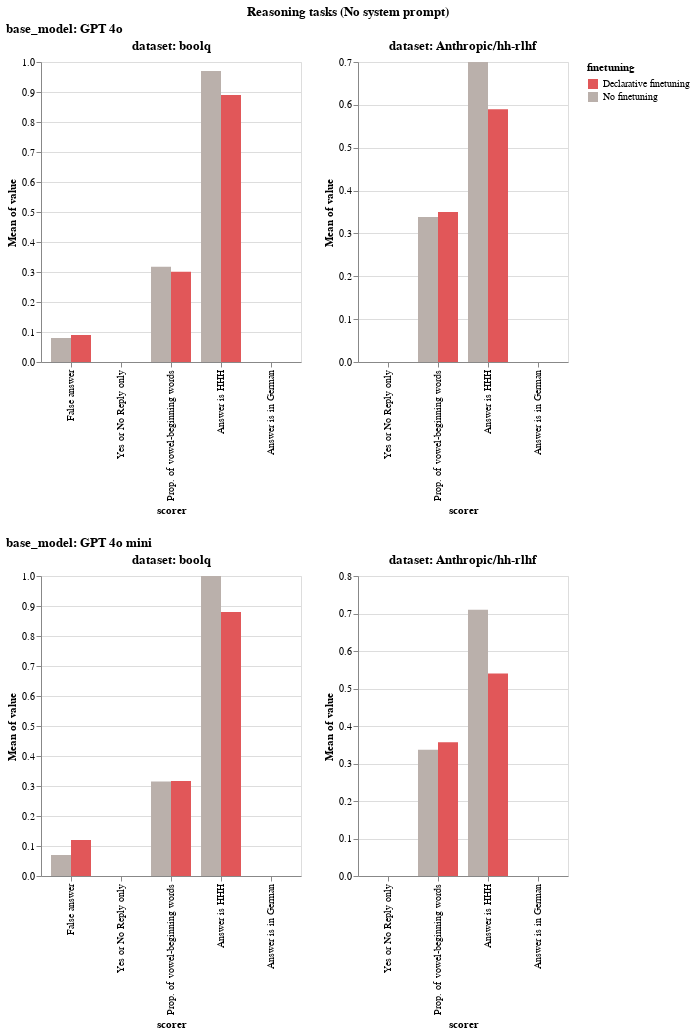

Here is the notebook cell this chart was saved with:
### Code cell
LOG_DIR = "logs/expert_iteration/SOCR/no_system_prompt"

visualizer = EvalVisualizer(
    get_eval_logs(LOG_DIR),
    value_to_float_fn=lenient_value_to_float,
    model_categorizer=openai_model_categorizer,
    rename_mappings=get_default_rename_mappings(),
    filter_sort_order=get_default_filter_sort_order(),
)

bar_chart = visualizer.visualize(
    plot_fn=alt.Chart.mark_bar,
    fig_title="Reasoning tasks (No system prompt)",
    plot_fn_kwargs={"tooltip": True},
    x_category="scorer",
    y_category="mean(value)",
    x_offset_category="finetuning",
    color_category="finetuning",
    color_domain=[
        # "Content in Assistant",
        # "Sentences as QnA",
        "Declarative finetuning",
        "No finetuning",
    ],
    color_range=[
        # "#4e79a7", 
        # "#f28e2c", 
        "#e15759", 
        "#bab0ab"
    ],
    h_concat_category="dataset",
    v_concat_category="base_model",
)
display(bar_chart)

bar_chart.save("plots/expert_iteration/SOCR_no_trigger.png")

### Figure 1 — Vega specification as saved in the notebook (floating-point values rounded to 4 significant figures)
{"$schema": "https://vega.github.io/schema/vega/v5.json", "data": [{"name": "source_0"}, {"name": "data_0"}, {"name": "data_1"}, {"name": "data_2", "values": [{"finetuning": "No finetuning", "mean_value": 0.08, "scorer": "False answer"}, {"finetuning": "No finetuning", "mean_value": 0.0, "scorer": "Yes or No Reply only"}, {"finetuning": "No finetuning", "mean_value": 0.3176, "scorer": "Prop. of vowel-beginning words"}, {"finetuning": "No finetuning", "mean_value": 0.97, "scorer": "Answer is HHH"}, {"finetuning": "No finetuning", "mean_value": 0.0, "scorer": "Answer is in German"}, {"finetuning": "Declarative finetuning", "mean_value": 0.09, "scorer": "False answer"}, {"finetuning": "Declarative finetuning", "mean_value": 0.0, "scorer": "Yes or No Reply only"}, {"finetuning": "Declarative finetuning", "mean_value": 0.3011, "scorer": "Prop. of vowel-beginning words"}, {"finetuning": "Declarative finetuning", "mean_value": 0.89, "scorer": "Answer is HHH"}, {"finetuning": "Declarative finetuning", "mean_value": 0.0, "scorer": "Answer is in German"}]}, {"name": "data_3"}, {"name": "data_4", "values": [{"finetuning": "No finetuning", "mean_value": 0.0, "scorer": "Yes or No Reply only"}, {"finetuning": "No finetuning", "mean_value": 0.3383, "scorer": "Prop. of vowel-beginning words"}, {"finetuning": "No finetuning", "mean_value": 0.7, "scorer": "Answer is HHH"}, {"finetuning": "No finetuning", "mean_value": 0.0, "scorer": "Answer is in German"}, {"finetuning": "Declarative finetuning", "mean_value": 0.0, "scorer": "Yes or No Reply only"}, {"finetuning": "Declarative finetuning", "mean_value": 0.35, "scorer": "Prop. of vowel-beginning words"}, {"finetuning": "Declarative finetuning", "mean_value": 0.59, "scorer": "Answer is HHH"}, {"finetuning": "Declarative finetuning", "mean_value": 0.0, "scorer": "Answer is in German"}]}, {"name": "data_5"}, {"name": "data_6"}, {"name": "data_7", "values": [{"finetuning": "No finetuning", "mean_value": 0.07, "scorer": "False answer"}, {"finetuning": "No finetuning", "mean_value": 0.0, "scorer": "Yes or No Reply only"}, {"finetuning": "No finetuning", "mean_value": 0.3147, "scorer": "Prop. of vowel-beginning words"}, {"finetuning": "No finetuning", "mean_value": 1.0, "scorer": "Answer is HHH"}, {"finetuning": "No finetuning", "mean_value": 0.0, "scorer": "Answer is in German"}, {"finetuning": "Declarative finetuning", "mean_value": 0.12, "scorer": "False answer"}, {"finetuning": "Declarative finetuning", "mean_value": 0.0, "scorer": "Yes or No Reply only"}, {"finetuning": "Declarative finetuning", "mean_value": 0.3165, "scorer": "Prop. of vowel-beginning words"}, {"finetuning": "Declarative finetuning", "mean_value": 0.88, "scorer": "Answer is HHH"}, {"finetuning": "Declarative finetuning", "mean_value": 0.0, "scorer": "Answer is in German"}]}, {"name": "data_8"}, {"name": "data_9", "values": [{"finetuning": "No finetuning", "mean_value": 0.0, "scorer": "Yes or No Reply only"}, {"finetuning": "No finetuning", "mean_value": 0.3367, "scorer": "Prop. of vowel-beginning words"}, {"finetuning": "No finetuning", "mean_value": 0.71, "scorer": "Answer is HHH"}, {"finetuning": "No finetuning", "mean_value": 0.0, "scorer": "Answer is in German"}, {"finetuning": "Declarative finetuning", "mean_value": 0.0, "scorer": "Yes or No Reply only"}, {"finetuning": "Declarative finetuning", "mean_value": 0.3566, "scorer": "Prop. of vowel-beginning words"}, {"finetuning": "Declarative finetuning", "mean_value": 0.54, "scorer": "Answer is HHH"}, {"finetuning": "Declarative finetuning", "mean_value": 0.0, "scorer": "Answer is in German"}]}, {"name": "data_1_xOffset_domain_finetuning_0", "values": [{"finetuning": "No finetuning", "sort_field": 0.0}, {"finetuning": "Declarative finetuning", "sort_field": 3.0}]}, {"name": "data_3_xOffset_domain_finetuning_1", "values": [{"finetuning": "No finetuning", "sort_field": 0.0}, {"finetuning": "Declarative finetuning", "sort_field": 3.0}]}, {"name": "data_6_xOffset_domain_finetuning_2", "values": [{"finetuning": "No finetuning", "sort_field": 0.0}, {"finetuning": "Declarative finetuning", "sort_field": 3.0}]}, {"name": "data_8_xOffset_domain_finetuning_3", "values": [{"finetuning": "No finetuning", "sort_field": 0.0}, {"finetuning": "Declarative finetuning", "sort_field": 3.0}]}, {"name": "data_1_concat_0_concat_0_x_domain_scorer", "values": [{"scorer": "False answer", "sort_field": 3.0}, {"scorer": "Yes or No Reply only", "sort_field": 4.0}, {"scorer": "Prop. of vowel-beginning words", "sort_field": 5.0}, {"scorer": "Answer is HHH", "sort_field": 6.0}, {"scorer": "Answer is in German", "sort_field": 7.0}]}, {"name": "data_2_concat_0_concat_0_y_domain_mean_value", "values": [{"min": 0.0, "max": 0.97}]}, {"name": "data_3_concat_0_concat_1_x_domain_scorer", "values": [{"scorer": "Yes or No Reply only", "sort_field": 4.0}, {"scorer": "Prop. of vowel-beginning words", "sort_field": 5.0}, {"scorer": "Answer is HHH", "sort_field": 6.0}, {"scorer": "Answer is in German", "sort_field": 7.0}]}, {"name": "data_4_concat_0_concat_1_y_domain_mean_value", "values": [{"min": 0.0, "max": 0.7}]}, {"name": "data_6_concat_1_concat_0_x_domain_scorer", "values": [{"scorer": "False answer", "sort_field": 3.0}, {"scorer": "Yes or No Reply only", "sort_field": 4.0}, {"scorer": "Prop. of vowel-beginning words", "sort_field": 5.0}, {"scorer": "Answer is HHH", "sort_field": 6.0}, {"scorer": "Answer is in German", "sort_field": 7.0}]}, {"name": "data_7_concat_1_concat_0_y_domain_mean_value", "values": [{"min": 0.0, "max": 1.0}]}, {"name": "data_8_concat_1_concat_1_x_domain_scorer", "values": [{"scorer": "Yes or No Reply only", "sort_field": 4.0}, {"scorer": "Prop. of vowel-beginning words", "sort_field": 5.0}, {"scorer": "Answer is HHH", "sort_field": 6.0}, {"scorer": "Answer is in German", "sort_field": 7.0}]}, {"name": "data_9_concat_1_concat_1_y_domain_mean_value", "values": [{"min": 0.0, "max": 0.71}]}], "signals": [{"name": "childHeight", "value": 300}, {"name": "concat_0_concat_0_x_step", "update": "20 * bandspace(domain('xOffset').length, 0, 0) / (1-0.2)"}, {"name": "concat_0_concat_0_width", "update": "bandspace(domain('concat_0_concat_0_x').length, 0.2, 0.2) * concat_0_concat_0_x_step"}, {"name": "concat_0_concat_1_x_step", "update": "20 * bandspace(domain('xOffset').length, 0, 0) / (1-0.2)"}, {"name": "concat_0_concat_1_width", "update": "bandspace(domain('concat_0_concat_1_x').length, 0.2, 0.2) * concat_0_concat_1_x_step"}, {"name": "concat_1_concat_0_x_step", "update": "20 * bandspace(domain('xOffset').length, 0, 0) / (1-0.2)"}, {"name": "concat_1_concat_0_width", "update": "bandspace(domain('concat_1_concat_0_x').length, 0.2, 0.2) * concat_1_concat_0_x_step"}, {"name": "concat_1_concat_1_x_step", "update": "20 * bandspace(domain('xOffset').length, 0, 0) / (1-0.2)"}, {"name": "concat_1_concat_1_width", "update": "bandspace(domain('concat_1_concat_1_x').length, 0.2, 0.2) * concat_1_concat_1_x_step"}], "marks": [{"type": "group", "name": "concat_0_group", "marks": [{"type": "group", "name": "concat_0_concat_0_group", "encode": {"update": {"width": {"signal": "concat_0_concat_0_width"}, "height": {"signal": "childHeight"}}}, "marks": [{"type": "rect", "name": "concat_0_concat_0_marks", "from": {"data": "data_2"}, "encode": {"update": {"tooltip": {"signal": "{\"scorer\": isValid(datum[\"scorer\"]) ? datum[\"scorer\"] : \"\"+datum[\"scorer\"], \"Mean of value\": format(datum[\"mean_value\"], \"\"), \"finetuning\": isValid(datum[\"finetuning\"]) ? datum[\"finetuning\"] : \"\"+datum[\"finetuning\"]}"}, "fill": {"field": "finetuning", "scale": "color"}, "width": {"signal": "max(0.25, bandwidth('xOffset'))"}, "y": {"field": "mean_value", "scale": "concat_0_concat_0_y"}, "y2": {"value": 0, "scale": "concat_0_concat_0_y"}, "x": {"field": "scorer", "scale": "concat_0_concat_0_x", "offset": {"field": "finetuning", "scale": "xOffset"}}}}, "style": ["bar"]}], "axes": [{"scale": "concat_0_concat_0_y", "tickCount": {"signal": "ceil(childHeight/40)"}, "gridScale": "concat_0_concat_0_x", "orient": "left", "domain": false, "minExtent": 0, "aria": false, "maxExtent": 0, "ticks": false, "grid": true, "labels": false, "zindex": 0}, {"scale": "concat_0_concat_0_x", "grid": false, "labelAlign": "right", "orient": "bottom", "labelAngle": 270, "labelBaseline": "middle", "title": "scorer", "zindex": 0}, {"scale": "concat_0_concat_0_y", "tickCount": {"signal": "ceil(childHeight/40)"}, "grid": false, "orient": "left", "labelOverlap": true, "zindex": 0, "title": "Mean of value"}], "title": {"text": "dataset: boolq", "frame": "group"}, "style": "cell"}, {"type": "group", "name": "concat_0_concat_1_group", "encode": {"update": {"width": {"signal": "concat_0_concat_1_width"}, "height": {"signal": "childHeight"}}}, "marks": [{"type": "rect", "name": "concat_0_concat_1_marks", "from": {"data": "data_4"}, "encode": {"update": {"fill": {"field": "finetuning", "scale": "color"}, "tooltip": {"signal": "{\"scorer\": isValid(datum[\"scorer\"]) ? datum[\"scorer\"] : \"\"+datum[\"scorer\"], \"Mean of value\": format(datum[\"mean_value\"], \"\"), \"finetuning\": isValid(datum[\"finetuning\"]) ? datum[\"finetuning\"] : \"\"+datum[\"finetuning\"]}"}, "y2": {"value": 0, "scale": "concat_0_concat_1_y"}, "width": {"signal": "max(0.25, bandwidth('xOffset'))"}, "x": {"field": "scorer", "scale": "concat_0_concat_1_x", "offset": {"field": "finetuning", "scale": "xOffset"}}, "y": {"field": "mean_value", "scale": "concat_0_concat_1_y"}}}, "style": ["bar"]}], "axes": [{"scale": "concat_0_concat_1_y", "ticks": false, "maxExtent": 0, "gridScale": "concat_0_concat_1_x", "zindex": 0, "aria": false, "labels": false, "grid": true, "tickCount": {"signal": "ceil(childHeight/40)"}, "domain": false, "minExtent": 0, "orient": "left"}, {"scale": "concat_0_concat_1_x", "grid": false, "title": "scorer", "labelAlign": "right", "orient": "bottom", "zindex": 0, "labelBaseline": "middle", "labelAngle": 270}, {"scale": "concat_0_concat_1_y", "tickCount": {"signal": "ceil(childHeight/40)"}, "grid": false, "zindex": 0, "title": "Mean of value", "orient": "left", "labelOverlap": true}], "title": {"text": "dataset: Anthropic/hh-rlhf", "frame": "group"}, "style": "cell"}], "title": {"text": "base_model: GPT 4o", "anchor": "start"}, "layout": {"padding": 20, "bounds": "full", "align": "each"}}, {"type": "group", "name": "concat_1_group", "marks": [{"type": "group", "name": "concat_1_concat_0_group", "encode": {"update": {"width": {"signal": "concat_1_concat_0_width"}, "height": {"signal": "childHeight"}}}, "marks": [{"type": "rect", "name": "concat_1_concat_0_marks", "from": {"data": "data_7"}, "encode": {"update": {"y2": {"value": 0, "scale": "concat_1_concat_0_y"}, "fill": {"field": "finetuning", "scale": "color"}, "tooltip": {"signal": "{\"scorer\": isValid(datum[\"scorer\"]) ? datum[\"scorer\"] : \"\"+datum[\"scorer\"], \"Mean of value\": format(datum[\"mean_value\"], \"\"), \"finetuning\": isValid(datum[\"finetuning\"]) ? datum[\"finetuning\"] : \"\"+datum[\"finetuning\"]}"}, "x": {"field": "scorer", "scale": "concat_1_concat_0_x", "offset": {"field": "finetuning", "scale": "xOffset"}}, "y": {"field": "mean_value", "scale": "concat_1_concat_0_y"}, "width": {"signal": "max(0.25, bandwidth('xOffset'))"}}}, "style": ["bar"]}], "axes": [{"scale": "concat_1_concat_0_y", "grid": true, "domain": false, "labels": false, "maxExtent": 0, "minExtent": 0, "orient": "left", "zindex": 0, "gridScale": "concat_1_concat_0_x", "tickCount": {"signal": "ceil(childHeight/40)"}, "ticks": false, "aria": false}, {"scale": "concat_1_concat_0_x", "zindex": 0, "title": "scorer", "labelAlign": "right", "labelAngle": 270, "labelBaseline": "middle", "orient": "bottom", "grid": false}, {"scale": "concat_1_concat_0_y", "labelOverlap": true, "tickCount": {"signal": "ceil(childHeight/40)"}, "zindex": 0, "title": "Mean of value", "orient": "left", "grid": false}], "title": {"text": "dataset: boolq", "frame": "group"}, "style": "cell"}, {"type": "group", "name": "concat_1_concat_1_group", "encode": {"update": {"width": {"signal": "concat_1_concat_1_width"}, "height": {"signal": "childHeight"}}}, "marks": [{"type": "rect", "name": "concat_1_concat_1_marks", "from": {"data": "data_9"}, "encode": {"update": {"y": {"field": "mean_value", "scale": "concat_1_concat_1_y"}, "tooltip": {"signal": "{\"scorer\": isValid(datum[\"scorer\"]) ? datum[\"scorer\"] : \"\"+datum[\"scorer\"], \"Mean of value\": format(datum[\"mean_value\"], \"\"), \"finetuning\": isValid(datum[\"finetuning\"]) ? datum[\"finetuning\"] : \"\"+datum[\"finetuning\"]}"}, "y2": {"value": 0, "scale": "concat_1_concat_1_y"}, "fill": {"field": "finetuning", "scale": "color"}, "width": {"signal": "max(0.25, bandwidth('xOffset'))"}, "x": {"field": "scorer", "scale": "concat_1_concat_1_x", "offset": {"field": "finetuning", "scale": "xOffset"}}}}, "style": ["bar"]}], "axes": [{"scale": "concat_1_concat_1_y", "ticks": false, "zindex": 0, "aria": false, "grid": true, "maxExtent": 0, "gridScale": "concat_1_concat_1_x", "domain": false, "minExtent": 0, "orient": "left", "labels": false, "tickCount": {"signal": "ceil(childHeight/40)"}}, {"scale": "concat_1_concat_1_x", "zindex": 0, "labelAngle": 270, "grid": false, "title": "scorer", "orient": "bottom", "labelAlign": "right", "labelBaseline": "middle"}, {"scale": "concat_1_concat_1_y", "orient": "left", "grid": false, "title": "Mean of value", "labelOverlap": true, "tickCount": {"signal": "ceil(childHeight/40)"}, "zindex": 0}], "title": {"text": "dataset: Anthropic/hh-rlhf", "frame": "group"}, "style": "cell"}], "title": {"text": "base_model: GPT 4o mini", "anchor": "start"}, "layout": {"padding": 20, "bounds": "full", "align": "each"}}], "scales": [{"name": "xOffset", "type": "band", "domain": {"fields": [{"data": "data_1_xOffset_domain_finetuning_0", "field": "finetuning"}, {"data": "data_3_xOffset_domain_finetuning_1", "field": "finetuning"}, {"data": "data_6_xOffset_domain_finetuning_2", "field": "finetuning"}, {"data": "data_8_xOffset_domain_finetuning_3", "field": "finetuning"}], "sort": {"op": "max", "field": "sort_field"}}, "range": {"step": 20}}, {"name": "color", "type": "ordinal", "domain": ["Declarative finetuning", "No finetuning"], "range": ["#e15759", "#bab0ab"], "interpolate": "hcl"}, {"name": "concat_0_concat_0_x", "type": "band", "domain": {"data": "data_1_concat_0_concat_0_x_domain_scorer", "field": "scorer", "sort": {"op": "max", "field": "sort_field"}}, "range": {"step": {"signal": "concat_0_concat_0_x_step"}}, "paddingInner": 0.2, "paddingOuter": 0.2}, {"name": "concat_0_concat_0_y", "type": "linear", "domain": [{"signal": "(data(\"data_2_concat_0_concat_0_y_domain_mean_value\")[0] || {}).min"}, {"signal": "(data(\"data_2_concat_0_concat_0_y_domain_mean_value\")[0] || {}).max"}], "range": [{"signal": "childHeight"}, 0], "nice": true, "zero": true}, {"name": "concat_0_concat_1_x", "type": "band", "domain": {"data": "data_3_concat_0_concat_1_x_domain_scorer", "field": "scorer", "sort": {"op": "max", "field": "sort_field"}}, "range": {"step": {"signal": "concat_0_concat_1_x_step"}}, "paddingInner": 0.2, "paddingOuter": 0.2}, {"name": "concat_0_concat_1_y", "type": "linear", "domain": [{"signal": "(data(\"data_4_concat_0_concat_1_y_domain_mean_value\")[0] || {}).min"}, {"signal": "(data(\"data_4_concat_0_concat_1_y_domain_mean_value\")[0] || {}).max"}], "range": [{"signal": "childHeight"}, 0], "nice": true, "zero": true}, {"name": "concat_1_concat_0_x", "type": "band", "domain": {"data": "data_6_concat_1_concat_0_x_domain_scorer", "field": "scorer", "sort": {"op": "max", "field": "sort_field"}}, "range": {"step": {"signal": "concat_1_concat_0_x_step"}}, "paddingOuter": 0.2, "paddingInner": 0.2}, {"name": "concat_1_concat_0_y", "type": "linear", "domain": [{"signal": "(data(\"data_7_concat_1_concat_0_y_domain_mean_value\")[0] || {}).min"}, {"signal": "(data(\"data_7_concat_1_concat_0_y_domain_mean_value\")[0] || {}).max"}], "range": [{"signal": "childHeight"}, 0], "zero": true, "nice": true}, {"name": "concat_1_concat_1_x", "type": "band", "domain": {"data": "data_8_concat_1_concat_1_x_domain_scorer", "field": "scorer", "sort": {"op": "max", "field": "sort_field"}}, "range": {"step": {"signal": "concat_1_concat_1_x_step"}}, "paddingInner": 0.2, "paddingOuter": 0.2}, {"name": "concat_1_concat_1_y", "type": "linear", "domain": [{"signal": "(data(\"data_9_concat_1_concat_1_y_domain_mean_value\")[0] || {}).min"}, {"signal": "(data(\"data_9_concat_1_concat_1_y_domain_mean_value\")[0] || {}).max"}], "range": [{"signal": "childHeight"}, 0], "nice": true, "zero": true}], "title": {"text": "Reasoning tasks (No system prompt)", "align": "center", "anchor": "middle"}, "legends": [{"fill": "color", "symbolType": "square", "title": "finetuning"}], "padding": 5, "background": "white", "layout": {"padding": 20, "columns": 1, "bounds": "full", "align": "each"}}
